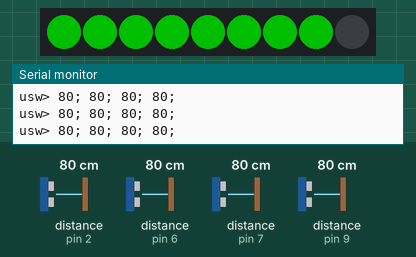
Recording of a sketch running on a simulated Arduino Nano, built with avr-gcc and run on an emulated ATmega328P. On the bench: 9 RGB LEDs in strip order, left to right, the last lines printed to the serial monitor. The test bench sets the inputs (shaded band); at power-on: distance to the obstacle (sensors on pin 2, pin 6, pin 7, pin 9) 80 cm. Dim RGB values are drawn brighter than linear.

Above: at 6.7 s.
6.8 s: distance to the obstacle (sensor on pin 2) set to 43 cm
8.3 s: distance to the obstacle (sensor on pin 2) set to 38 cm
At 9.5 s:
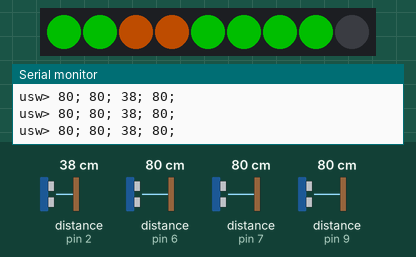
9.8 s: distance to the obstacle (sensor on pin 6) set to 98 cm
11.3 s: distance to the obstacle (sensor on pin 6) set to 106 cm
At 12.5 s:
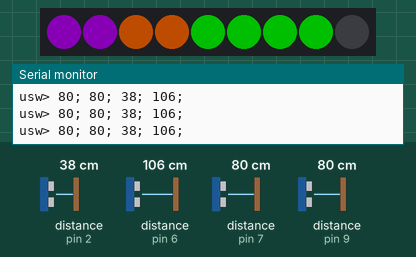
12.8 s: distance to the obstacle (sensor on pin 7) set to 147 cm
At 13.5 s:
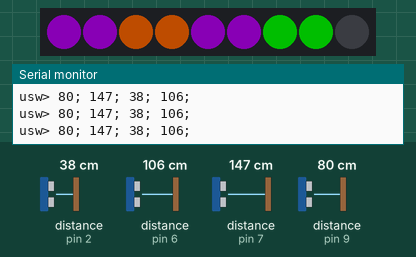
14.4 s: distance to the obstacle (sensor on pin 7) set to 156 cm
At 15.7 s:
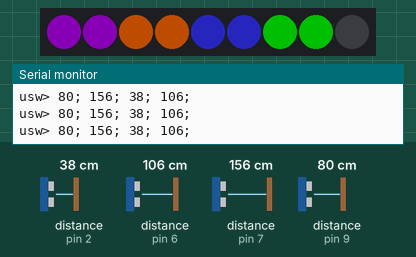
Timing chart, 0 to 16.9 s (numbered marks = the images above; inputs shaded):
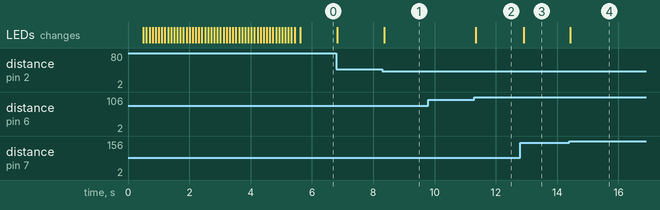

The sketch:

Ultraschallsensor_PCB_3.0.ino
```cpp
//US-Nano v.3.0
#include <HCSR04.h>

UltraSonicDistanceSensor diSen2 (3, 2);
UltraSonicDistanceSensor diSen1 (5, 6);
UltraSonicDistanceSensor diSen3 (8, 7);
UltraSonicDistanceSensor diSen4 (10, 9);

#include <Adafruit_NeoPixel.h>

#define BOARD_PIN    4
#define BOARD_COUNT  9

Adafruit_NeoPixel board = Adafruit_NeoPixel(BOARD_COUNT, BOARD_PIN, NEO_GRB + NEO_KHZ800);

int del = 50;
int mode = 2;
int  sensor1 = 500 ;
int  sensor2 = 400 ;
int  sensor3 = 300 ;
int  sensor4 = 150 ;
uint32_t color[] = {0x00000000, 0x00000050, 0x00101050, 0x00300040,
                    0x00005000, 0x00105010, 0x00502000, 0x00500000,
                    0x00304000, 0x00404000, 0x00500035, 0x00800000
                   };

void setup() {

  delay (500);  // warte nach PowerOn, damit die Serielle zum Programmieren frei ist.
  int blinken = 100;

  Serial.begin(115200);
  Serial.print("init ...");

  board.begin();
  board.show();

  Serial.println(" ...done v.3.0");

  //abwechselnd blinken (r,b)
  int j;
  for (j = 0; j < 25; j++) {
    int i;
    for (i = 0; i < 8; i = i + 2) {
      board.setPixelColor(i, color[7]);
      board.setPixelColor(i + 1, color[1]);
    }
    board.show();
    delay(blinken);
    for (i = 0; i < 8; i = i + 2) {
      board.setPixelColor(i, color[1]);
      board.setPixelColor(i + 1, color[7]);
    }
    board.show();
    delay(blinken);
  }
}
int zeichen1 = 0;

void loop() {
  //MASTER MODE, gibt festen Ausgabetakt vor
  if (mode == 2) {
    delay(70);
  }

  //SLAVE MODE, wartet bis Zeichen da sind
  if (mode == 1) {
    int count = 0;
    while (( Serial.available() == false) && count < 150) {
      delay(1);
      count ++;
      if(count == 150){ mode == 2;}
    }
  }

  messen();

  board.show();
  if (Serial.available()) {
    mode = 1; //Nicht der erste, Slave Mode
  }

  while ((Serial.available() > 0)) {

    zeichen1 = Serial.read();
    if (zeichen1 == '\n') {
      //Serial.print("<NL>; ");
    }
    else if (zeichen1 == '\r') {
      //Serial.print("<CR>");
    }

    else {
      Serial.write(zeichen1);
    }
  }

  //ausgabe sensorwerte
  if (mode == 2) {
    Serial.print("usw> ");
  }
  Serial.print (sensor4);
  Serial.print ("; ");
  Serial.print (sensor3);
  Serial.print ("; ");
  Serial.print (sensor2);
  Serial.print ("; ");
  Serial.print (sensor1);
  Serial.println ("; ");
}


#define MAX_COLOR 8

// Farbe abhängig von Entfernung, Entfernung in cm, Rückgabewert ist Farbindex (0-7)
int getFarbe(int abstand) {
  if (abstand > 200) return 1;  //blau
  if (abstand > 150) return 2;  //fastblau
  if (abstand > 100) return 3;  //violett
  if (abstand > 70)  return 4;  //grün
  if (abstand > 40)  return 5;  //grün weiß
  if (abstand > 20)  return 6;  //orange
  return 7;                     //rot
}

void messen() {
  int i;
  int farbe1;
  int farbe2;
  int farbe3;
  int farbe4;

  sensor1 = diSen1.measureDistanceCm();
  if (sensor1 == -1) {
    sensor1 = 500;
  }
  farbe1 = getFarbe(sensor1);

  sensor2 = diSen2.measureDistanceCm();
  if (sensor2 == -1) {
    sensor2 = 500;
  }
  farbe2 = getFarbe(sensor2);

  sensor3 = diSen3.measureDistanceCm();
  if (sensor3 == -1) {
    sensor3 = 500;
  }
  farbe3 = getFarbe(sensor3);

  sensor4 = diSen4.measureDistanceCm();
  if (sensor4 == -1) {
    sensor4 = 500;
  }
  farbe4 = getFarbe(sensor4);


  for (i = 0; i < 2; i++) {
    board.setPixelColor(i, color[farbe1]);
  }

  for (i = 2; i < 4; i++) {
    board.setPixelColor(i, color[farbe2]);
  }

  for (i = 4; i < 6; i++) {
    board.setPixelColor(i, color[farbe3]);
  }

  for (i = 6; i < 8; i++) {
    board.setPixelColor(i, color[farbe4]);
  }
}
```

Measured:
- the behaviour switches between 41 and 40 cm on distance to the obstacle (sensor on pin 2) (found by bisection; images 0 and 1)
- the behaviour switches between 100 and 101 cm on distance to the obstacle (sensor on pin 6) (found by bisection; images 1 and 2)
- the behaviour switches between 150 and 151 cm on distance to the obstacle (sensor on pin 7) (found by bisection; images 3 and 4)
- after the input at 8.3 s, the LEDs: change after 0.06 s (image 1)
- after the input at 11.3 s, the LEDs: change after 0.05 s (image 2)
- after the input at 12.8 s, the LEDs: change after 0.11 s (image 3)
- after the input at 14.4 s, the LEDs: change at once (image 4)
